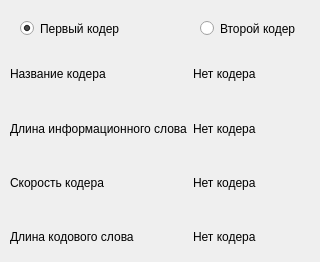
<?xml version="1.0" encoding="UTF-8"?>
<ui version="4.0">
    <class>Dialog</class>
    <widget class="QDialog" name="Dialog">
        <property name="geometry">
            <rect>
                <x>0</x>
                <y>0</y>
                <width>320</width>
                <height>262</height>
            </rect>
        </property>
        <property name="windowTitle">
            <string>О кодере</string>
        </property>
        <widget class="QWidget" name="gridLayoutWidget">
            <property name="geometry">
                <rect>
                    <x>10</x>
                    <y>50</y>
                    <width>301</width>
                    <height>211</height>
                </rect>
            </property>
            <layout class="QGridLayout" name="gridLayout">
                <item row="3" column="0">
                    <widget class="QLabel" name="label">
                        <property name="text">
                            <string>Скорость кодера</string>
                        </property>
                    </widget>
                </item>
                <item row="2" column="0">
                    <widget class="QLabel" name="label_3">
                        <property name="text">
                            <string>Длина информационного слова</string>
                        </property>
                    </widget>
                </item>
                <item row="0" column="2">
                    <widget class="QLabel" name="coder_name_label">
                        <property name="text">
                            <string>Нет кодера</string>
                        </property>
                    </widget>
                </item>
                <item row="0" column="0">
                    <widget class="QLabel" name="label_5">
                        <property name="text">
                            <string>Название кодера</string>
                        </property>
                    </widget>
                </item>
                <item row="2" column="2">
                    <widget class="QLabel" name="length_information_label">
                        <property name="text">
                            <string>Нет кодера</string>
                        </property>
                    </widget>
                </item>
                <item row="3" column="2">
                    <widget class="QLabel" name="coder_speed_label">
                        <property name="text">
                            <string>Нет кодера</string>
                        </property>
                    </widget>
                </item>
                <item row="4" column="0">
                    <widget class="QLabel" name="label_2">
                        <property name="text">
                            <string>Длина кодового слова</string>
                        </property>
                    </widget>
                </item>
                <item row="4" column="2">
                    <widget class="QLabel" name="length_coding_word_label">
                        <property name="text">
                            <string>Нет кодера</string>
                        </property>
                    </widget>
                </item>
            </layout>
        </widget>
        <widget class="QRadioButton" name="first_coder_button">
            <property name="geometry">
                <rect>
                    <x>20</x>
                    <y>20</y>
                    <width>101</width>
                    <height>17</height>
                </rect>
            </property>
            <property name="text">
                <string>Первый кодер</string>
            </property>
            <property name="checked">
                <bool>true</bool>
            </property>
        </widget>
        <widget class="QRadioButton" name="second_coder_button">
            <property name="geometry">
                <rect>
                    <x>200</x>
                    <y>20</y>
                    <width>101</width>
                    <height>17</height>
                </rect>
            </property>
            <property name="text">
                <string>Второй кодер</string>
            </property>
        </widget>
    </widget>
    <resources/>
    <connections/>
</ui>
